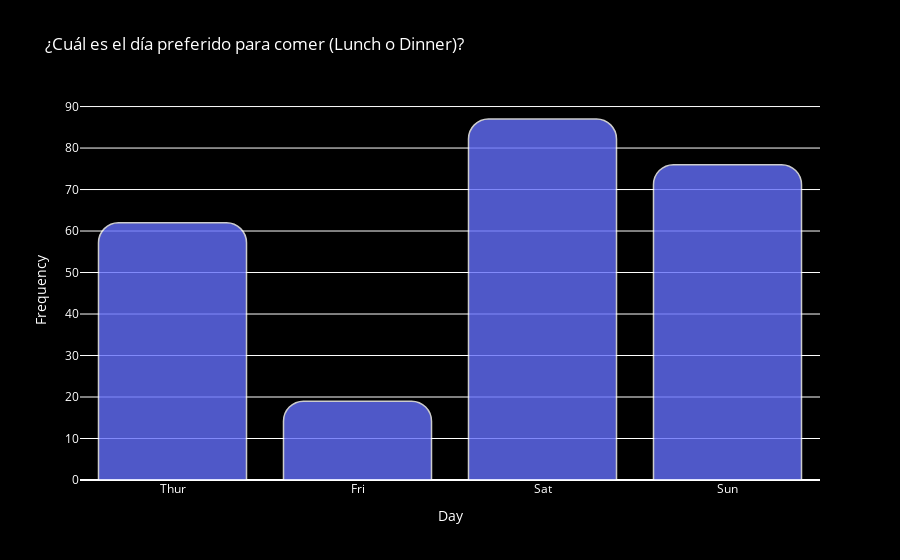

The notebook cell saved with this chart:
### Markdown cell above
# ¿Cuál es el día preferido para comer?

### Code cell
# Aggregate data by day
day_counts = df['day'].value_counts().reset_index()
day_counts.columns = ['day', 'count']

# Sort by day to have a consistent order
day_order = ['Mon', 'Tue', 'Wed', 'Thur', 'Fri', 'Sat', 'Sun']
day_counts['day'] = pd.Categorical(day_counts['day'], categories=day_order, ordered=True)
day_counts = day_counts.sort_values('day')

# Create a bar chart using Plotly
fig = px.bar(day_counts, x='day', y='count', title='¿Cuál es el día preferido para comer (Lunch o Dinner)?', labels={'count': 'Frequency', 'day': 'Day'})

# Update layout for a black background
fig.update_layout(
    plot_bgcolor='black',
    paper_bgcolor='black',
    font_color='white',
    title_font_color='white',
    legend_title_font_color='white',
)

# Customize bars with rounded corners
fig.update_traces(marker=dict(line=dict(color='white', width=1.5), opacity=0.8))

# Add rounded corners to bars using cornerradius
for trace in fig.data:
    trace.marker.update(cornerradius=20)

# Show the plot
fig.show()

### Figure 1 — Plotly figure (JSON) as saved in the notebook; plotly's stock layout.template omitted (floating-point values rounded to 4 significant figures)
{"data": [{"alignmentgroup": "True", "hovertemplate": "Day=%{x}<br>Frequency=%{y}<extra></extra>", "legendgroup": "", "marker": {"color": "#636efa", "cornerradius": 20, "line": {"color": "white", "width": 1.5}, "opacity": 0.8, "pattern": {"shape": ""}}, "name": "", "offsetgroup": "", "orientation": "v", "showlegend": false, "textposition": "auto", "type": "bar", "x": ["Thur", "Fri", "Sat", "Sun"], "xaxis": "x", "y": [62, 19, 87, 76], "yaxis": "y"}], "layout": {"autosize": true, "barmode": "relative", "font": {"color": "white"}, "legend": {"title": {"font": {"color": "white"}}, "tracegroupgap": 0}, "paper_bgcolor": "black", "plot_bgcolor": "black", "title": {"font": {"color": "white"}, "text": "¿Cuál es el día preferido para comer (Lunch o Dinner)?"}, "xaxis": {"anchor": "y", "autorange": true, "domain": [0, 1], "range": [-0.5, 3.5], "title": {"text": "Day"}, "type": "category"}, "yaxis": {"anchor": "x", "autorange": true, "domain": [0, 1], "range": [0, 91.58], "title": {"text": "Frequency"}, "type": "linear"}}}
